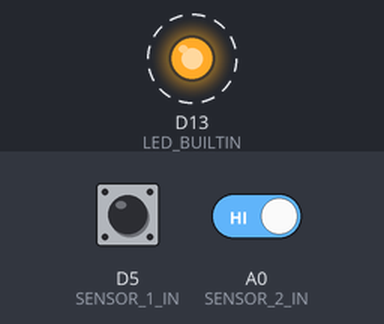
Recording of a sketch running on a simulated Arduino Nano 33 BLE. Shown: output pins drawn as LEDs (lit = HIGH). Dashed ring = blinking. Inputs (shaded band) come from the test bench; at power-on: D5 (SENSOR_1_IN) HIGH, A0 (SENSOR_2_IN) HIGH. What the sketch prints to the serial monitor is not drawn.

Above: at 1.3 s.
1.4 s: D5 (SENSOR_1_IN) driven LOW
4.4 s: A0 (SENSOR_2_IN) driven LOW
7.4 s: D5 (SENSOR_1_IN) driven HIGH
10.4 s: A0 (SENSOR_2_IN) driven HIGH
13.4 s: D5 (SENSOR_1_IN) driven LOW and A0 (SENSOR_2_IN) driven LOW
16.4 s: D5 (SENSOR_1_IN) pulsed HIGH 2 times (0.12 s each, 0.3 s apart)
Timing chart, 0 to 20.4 s (numbered marks = the images above; inputs shaded):
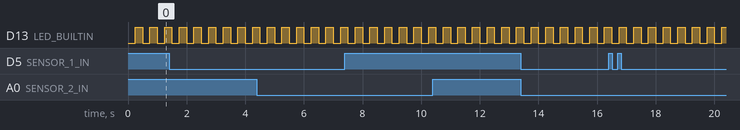

Measured:
- by itself, D13 (LED_BUILTIN): alternates HIGH for 0.25 s and LOW for 0.25 s

The sketch:

reed_door_sensor.ino
```cpp
// (licence header left out)
// Comment the board you are not using.
//#define NUCLEO_32
#define HUZZAH

//------------------------------------
// Hyperterminal configuration
// 9600 bauds, 8-bit data, no parity
//------------------------------------

/*
 * The communication protocol of this system is the following:
 * Every second, the Nucleo board sends
 *   U
 * to certify it's alive.
 * When the sensor switches from closed to open, it sends
 *   O
 * Otherwise, switching from open to closed
 *   C
 */

int examine(int new_status,int old_status,char *variant);

#ifdef HUZZAH
#define SENSOR_1_IN   	5
#define SENSOR_1_OUT  	4
#define SENSOR_2_IN		14
#define SENSOR_2_OUT	12

#define print_on_serial(x) 	Serial.print(x)
/*
 * https://learn.adafruit.com/assets/46249
 * Physical pin 14 = SENSOR_IN
 * Physical pin 13 = SENSOR_OUT
 * Notice: lack of pull down resistor in Huzzah makes the
 * difference between this project and the Nucleo32 project on mbed.
 *
 * USE pins 4/5 for FRONT DOOR
 * USE pins 14/12 for REAR DOOR
 */

int old_s_1,old_s_2,mod4=0,led=LOW;
char outputs_1[2] = {'c','o'};
char outputs_2[2] = {'C','O'};

void setup() {
	Serial.begin(9600);
	pinMode(SENSOR_1_IN,INPUT_PULLUP);
	pinMode(SENSOR_1_OUT,OUTPUT);
	pinMode(SENSOR_2_IN,INPUT_PULLUP);
	pinMode(SENSOR_2_OUT,OUTPUT);
	pinMode(LED_BUILTIN, OUTPUT);
	digitalWrite(SENSOR_1_OUT,LOW);
	digitalWrite(SENSOR_2_OUT,LOW);
	digitalWrite(LED_BUILTIN,led);
	old_s_1 = digitalRead(SENSOR_1_IN);
	old_s_2 = digitalRead(SENSOR_2_IN);
}

void loop() {
	delay(250);
	old_s_1 = examine(digitalRead(SENSOR_1_IN),old_s_1,outputs_1);
	old_s_2 = examine(digitalRead(SENSOR_2_IN),old_s_2,outputs_2);
	if (led==HIGH) led = LOW;
	else led = HIGH;
	digitalWrite(LED_BUILTIN,led);
	if (mod4%4==0) {
		print_on_serial("U");
		mod4=0;
	}
	mod4++;
}
#endif


#ifdef NUCLEO_32
#include "mbed.h"

#define LOW		0
#define HIGH	1

#define print_on_serial(x) 	pc.putc(x)

Serial pc(USBTX, USBRX, 9600);
DigitalIn sensor_1_in(PB_6,PullDown);
DigitalOut sensor_1_out(PB_7,HIGH);
DigitalIn sensor_2_in(PB_4,PullDown);
DigitalOut sensor_2_out(PB_5,HIGH);
DigitalOut myled(LED1);

char outputs_1[2] = {'o','c'}; // here it's pulldown, not pullup as in huzzah's code
char outputs_2[2] = {'O','C'}; // here it's pulldown, not pullup as in huzzah's code

int main() {
	int old_s_1,old_s_2;
	uint8_t mod4=0;
	old_s_1 = sensor_1_in.read();
	old_s_2 = sensor_2_in.read();
	pc.baud(9600);
	pc.format(8,SerialBase::None,1);
	while (1) {
		wait(0.25);

		old_s_1 = examine(sensor_1_in.read(),old_s_1,outputs_1);
		old_s_2 = examine(sensor_2_in.read(),old_s_2,outputs_2);
		myled = !myled;
		if (mod4%4==0) {
			print_on_serial('U');
			mod4 = 0;
		}
		mod4++;
	}
}
#endif

int examine(int new_status,int old_status,char *variant) {
	if (new_status != old_status) {
		if (old_status == HIGH) print_on_serial(variant[0]);
		else print_on_serial(variant[1]);
	}
	return new_status;
}
```
